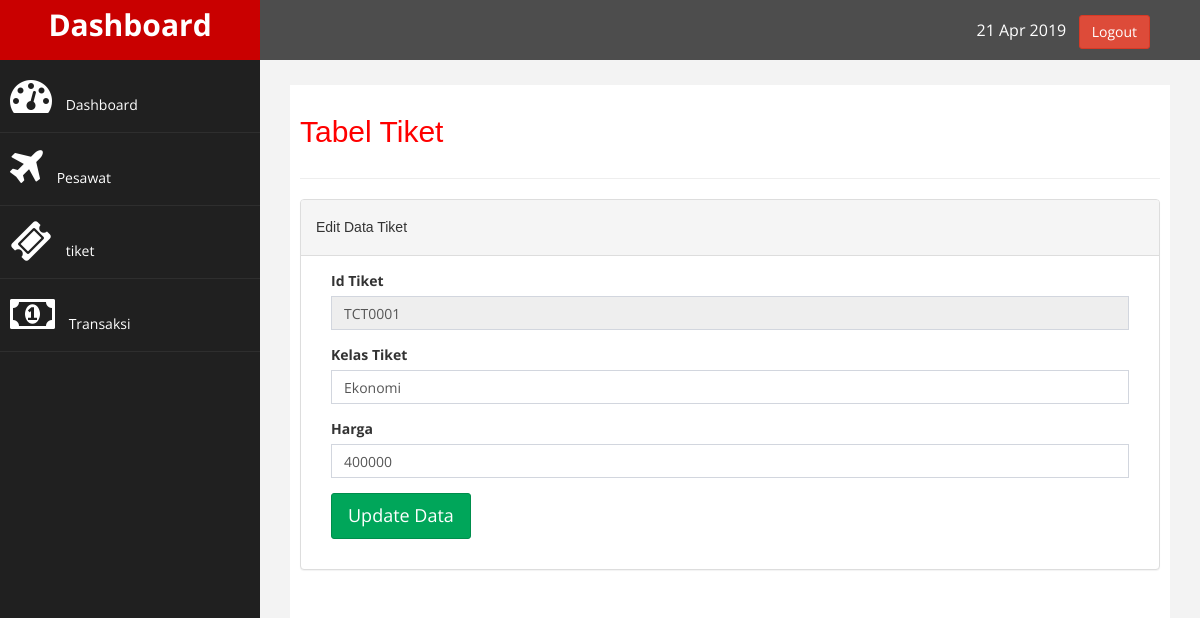
The app's page /admin/edittiket.php?id_tiket=TCT0001 (signed in) with its own data.
### tables this page shows
CREATE TABLE `tb_tiket` (
  `id_tiket` varchar(30) NOT NULL,
  `kelas_tiket` varchar(30) NOT NULL,
  `harga` int(10) NOT NULL
);

### admin/edittiket.php (the view, shortened to what this page needs)
 <?php
    require_once ("header.php");
 ?>
        <div id="page-wrapper" >
            <?php
                $id_tiket = $_GET['id_tiket'];
                $query = mysqli_query($con,"select * from tb_tiket where id_tiket = '$id_tiket'");
            ?>
            <div id="page-inner">
                <div class="row">
                    <div class="col-md-12">
                     <h2>Tabel Tiket</h2>
                    </div>
                </div>
                 <hr />
            <div class="row">
                <div class="col-md-12">
                    <div class="panel panel-default">
                        <div class="panel-heading">
                            <h5>Edit Data Tiket</h5>
                        </div>
                        <div class="panel-body">
                            <?php
                                while($row  = mysqli_fetch_assoc($query)){
                            ?>
                            <form action="updatetiket.php" method="post">
                            <div class="col-md-12">
                                <div class="form-group">
                                    <label >Id Tiket</label>
                                    <input type="text" name="id_tiket" class="form-control" value="<?php echo $row['id_tiket']; ?>" required readonly>
                                </div>
                                <div class="form-group">
                                    <label >Kelas Tiket</label>
                                    <input type="text" name="kelas_tiket" class="form-control" value="<?php echo $row['kelas_tiket']; ?>" >
                                </div>
                                <div class="form-group">
                                    <label >Harga</label>
                                    <input type="text" name="harga" class="form-control" value="<?php echo $row['harga']; ?>" >
                                </div>
                                <div class="form-group">
                                    <input type="submit" name="submit" class="btn btn-success btn-lg" value="Update Data">
                                </div>
                            </div>
                            </form>
                            <?php } ?>
                        </div>
                    </div>
                </div>
            </div>
    </div>
</div>
<?php require_once 'footer.php'; ?>

### assets/css/custom.css (style rules this page uses)
body { font-family: 'Open Sans', sans-serif; }
#page-wrapper { padding: 15px 15px; min-height: 600px; background:#F3F3F3; }
#page-inner { width:100%; margin:10px 20px 10px 0px; background-color:#fff!important; padding:10px; min-height:1200px; }
h2 { color: #f00; }
@media (min-width:768px) { #page-wrapper { margin: 0 0 0 260px; padding: 15px 30px; min-height: 1200px; } }

### records on screen
tb_tiket: id_tiket "TCT0001", kelas_tiket "Ekonomi", harga "400000"
